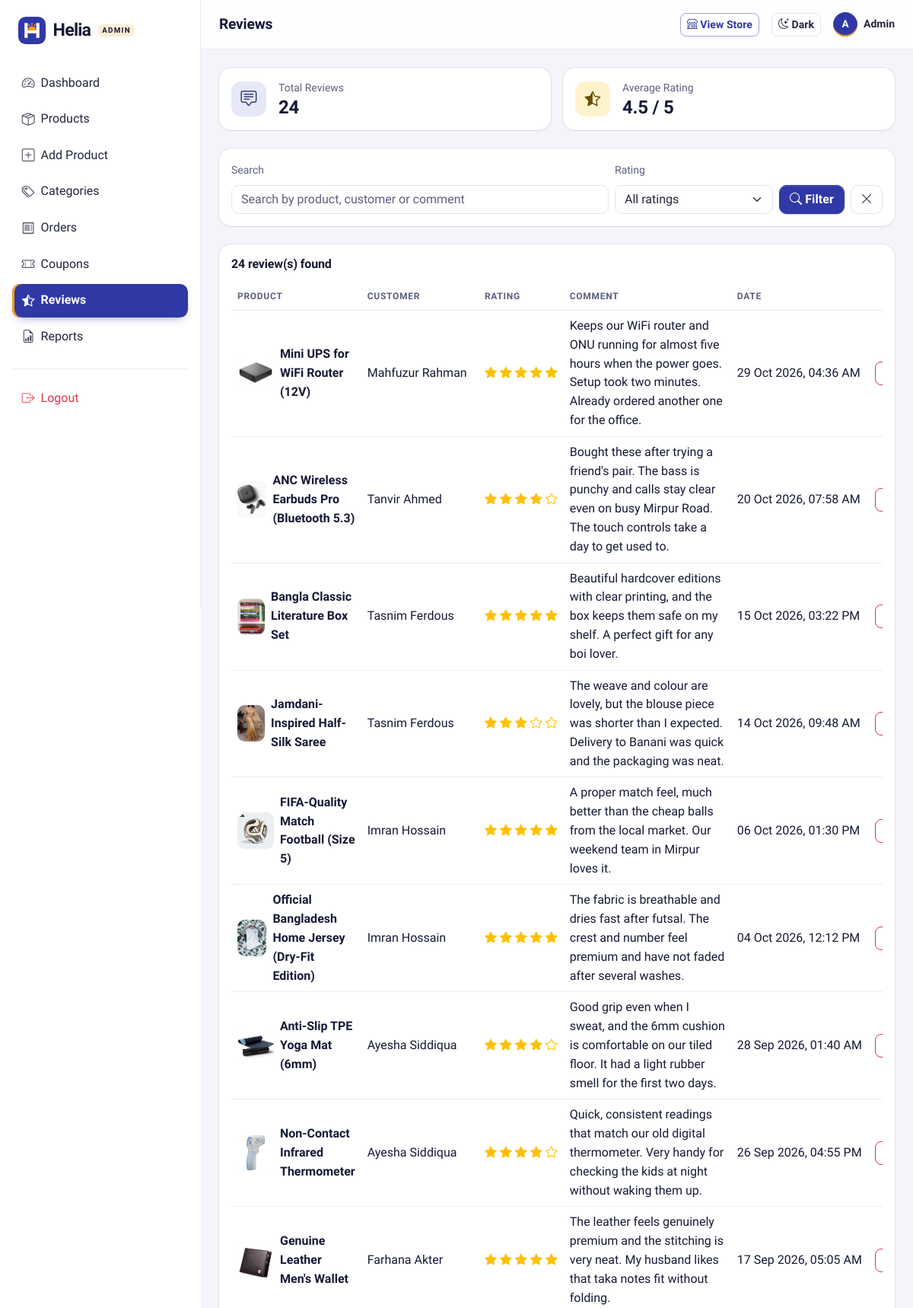
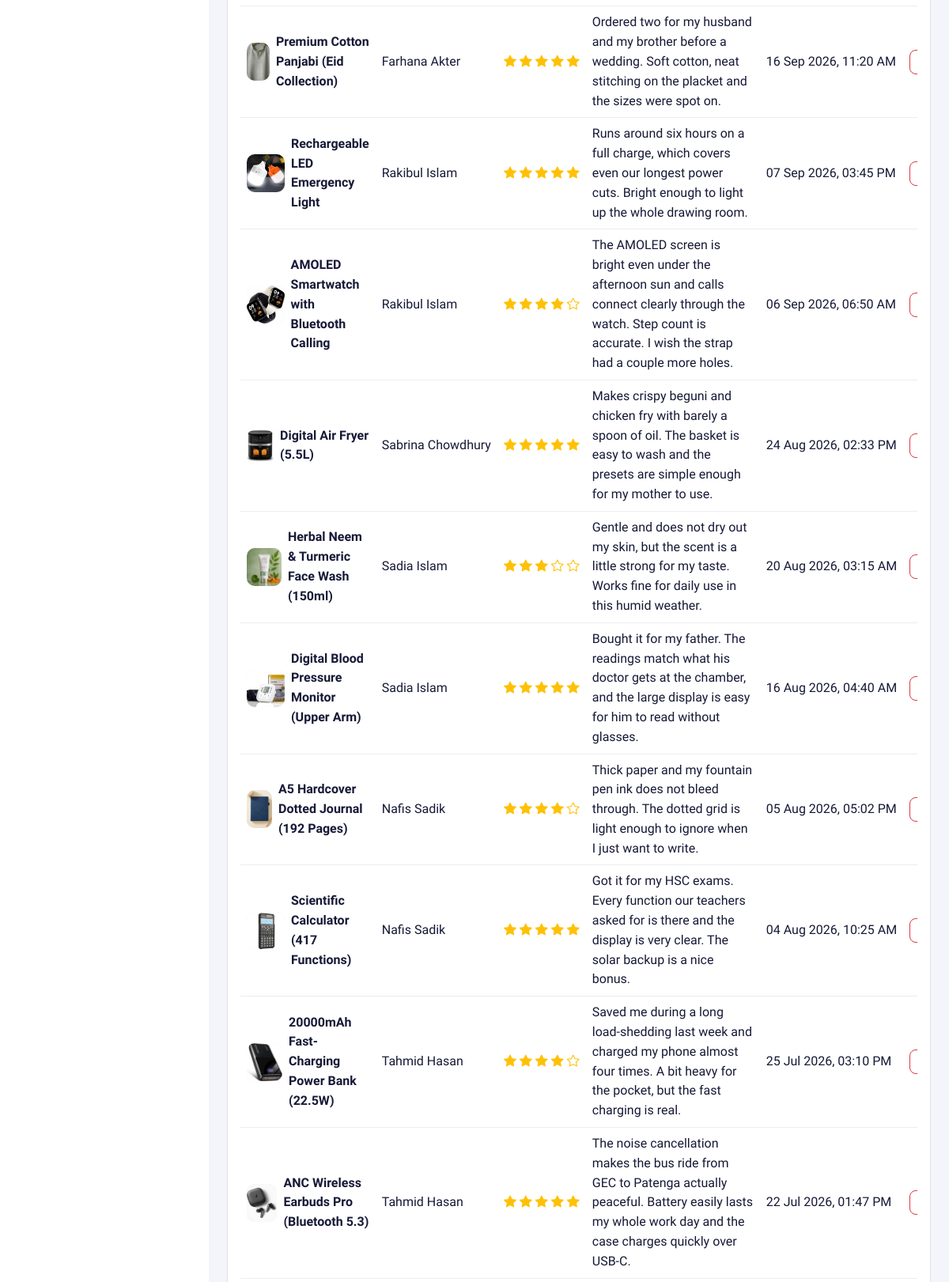
Page /admin/reviews.php (signed in, upper part) on the committed database (2 pictures, top to bottom).
### tables this page shows
CREATE TABLE `reviews` (
  `id` int(11) NOT NULL,
  `product_id` int(11) NOT NULL,
  `user_name` varchar(100) NOT NULL,
  `rating` int(11) NOT NULL CHECK (`rating` between 1 and 5),
  `comment` text NOT NULL,
  `created_at` timestamp NOT NULL DEFAULT current_timestamp()
);

CREATE TABLE `products` (
  `id` int(11) NOT NULL,
  `category_id` int(11) DEFAULT NULL,
  `name` varchar(150) NOT NULL,
  `description` text DEFAULT NULL,
  `price` decimal(10,2) NOT NULL,
  `stock` int(11) NOT NULL DEFAULT 0,
  `color_variants` varchar(255) DEFAULT '',
  `image` varchar(255) DEFAULT '',
  `is_trending` tinyint(1) DEFAULT 0,
  `created_at` timestamp NOT NULL DEFAULT current_timestamp()
);

### config/db.php (called while the page is built, shortened)
<?php
function e($value)
{
    return htmlspecialchars((string) $value, ENT_QUOTES, 'UTF-8');
}

### admin/reviews.php (the view, shortened to what this page needs)
<?php
require_once '../config/db.php';
require_once '../includes/product_helpers.php';
$search = trim($_GET['search'] ?? '');
$sql = 'SELECT reviews.*, products.name AS product_name, products.image AS product_image
        FROM reviews
        JOIN products ON products.id = reviews.product_id
        WHERE 1 = 1';
$params = [];
$sql .= ' ORDER BY reviews.created_at DESC, reviews.id DESC';
$stmt = $pdo->prepare($sql);
$stmt->execute($params);
$reviews = $stmt->fetchAll();
$stats = $pdo->query('SELECT COUNT(*) AS total, COALESCE(AVG(rating), 0) AS average FROM reviews')->fetch();
require_once 'includes/header.php';
?>
<div class="row g-3 mb-4">
    <div class="col-sm-6">
        <div class="card border-0 shadow-sm h-100">
            <div class="card-body d-flex align-items-center gap-3">
                <div class="stat-icon bg-primary-subtle text-primary-emphasis"><i class="bi bi-chat-square-text"></i></div>
                <div>
                    <div class="small text-body-secondary">Total Reviews</div>
                    <div class="h4 fw-bold mb-0"><?= $stats['total'] ?></div>
                </div>
            </div>
        </div>
    </div>
    <div class="col-sm-6">
        <div class="card border-0 shadow-sm h-100">
            <div class="card-body d-flex align-items-center gap-3">
                <div class="stat-icon bg-warning-subtle text-warning-emphasis"><i class="bi bi-star-half"></i></div>
                <div>
                    <div class="small text-body-secondary">Average Rating</div>
                    <div class="h4 fw-bold mb-0"><?= number_format($stats['average'], 1) ?> / 5</div>
                </div>
            </div>
        </div>
    </div>
</div>
<div class="card border-0 shadow-sm mb-4">
    <div class="card-body">
        <form method="get" class="row g-2 align-items-end">
            <div class="col-md-7">
                <label for="search" class="form-label small text-body-secondary">Search</label>
                <input type="text" class="form-control" id="search" name="search" placeholder="Search by product, customer or comment" value="<?= e($search) ?>">
            </div>
            <div class="col-sm-6 col-md-3">
                <label for="rating" class="form-label small text-body-secondary">Rating</label>
                <select class="form-select" id="rating" name="rating">
                    <option value="">All ratings</option>
                </select>
            </div>
            <div class="col-sm-6 col-md-2 d-flex gap-2">
                <button type="submit" class="btn btn-primary flex-grow-1"><i class="bi bi-search"></i> Filter</button>
                <a href="reviews.php" class="btn btn-outline-secondary" title="Reset filters"><i class="bi bi-x-lg"></i></a>
            </div>
        </form>
    </div>
</div>
<div class="card border-0 shadow-sm">
    <div class="card-body">
        <h2 class="h6 fw-semibold mb-3"><?= count($reviews) ?> review(s) found</h2>
        <div class="table-responsive">
            <table class="table table-hover align-middle mb-0">
                <thead>
                    <tr>
                        <th>Product</th>
                        <th>Customer</th>
                        <th>Rating</th>
                        <th>Comment</th>
                        <th>Date</th>
                        <th class="text-end">Action</th>
                    </tr>
                </thead>
                <tbody>
                    <?php foreach ($reviews as $review): ?>
                        <tr>
                            <td>
                                <div class="d-flex align-items-center gap-2">
                                    <?= renderProductImage($review['product_image'], $review['product_name'], 'product-thumb', 'sm', '../') ?>
                                    <span class="fw-semibold"><?= e($review['product_name']) ?></span>
                                </div>
                            </td>
                            <td class="text-nowrap"><?= e($review['user_name']) ?></td>
                            <td class="text-nowrap text-warning">
                                <?php for ($i = 1; $i <= 5; $i++): ?>
                                    <i class="bi <?= $i <= $review['rating'] ? 'bi-star-fill' : 'bi-star' ?>"></i>
                                <?php endfor; ?>
                            </td>
                            <td class="review-comment"><?= nl2br(e($review['comment'])) ?></td>
                            <td class="text-nowrap"><?= date('d M Y, h:i A', strtotime($review['created_at'])) ?></td>
                            <td class="text-end">
                                <form method="post" class="d-inline" onsubmit="return confirm('Delete this review?');">
                                    <button type="submit" class="btn btn-sm btn-outline-danger text-nowrap">
                                    </button>
                                </form>
                            </td>
                        </tr>
                    <?php endforeach; ?>
                </tbody>
            </table>
        </div>
    </div>
</div>
<?php require_once 'includes/footer.php'; ?>

### includes/product_helpers.php (shortened to what this page needs)
<?php
function productImageExists($image)
{
    $image = trim((string) $image);
    return is_file(dirname(__DIR__) . '/' . $image);
}
function renderProductImage($image, $alt = '', $class = '', $size = 'md', $pathPrefix = '', $lazy = true)
{
    $class = trim((string) $class);
    $alt = (string) $alt;
    if (productImageExists($image)) {
        return '<img src="' . e($pathPrefix . trim((string) $image)) . '" alt="' . e($alt) . '"'
            . ($class !== '' ? ' class="' . e($class) . '"' : '')
            . ($lazy ? ' loading="lazy"' : '') . '>';
    }
    $classes = 'photo-empty photo-empty-' . $size . ($class !== '' ? ' ' . $class : '');
    $label = $alt !== '' ? ' role="img" aria-label="' . e('No photo of ' . $alt) . '"' : ' aria-hidden="true"';
    return '<div class="' . e($classes) . '"' . $label . '>'
        . '<i class="bi bi-image" aria-hidden="true"></i>'
        . '<span>No Photo</span>'
        . '</div>';
}

### assets/css/theme.css (style rules this page uses)
:root, [data-bs-theme=light] { --helia-neel: #3038a6; --helia-neel-rgb: 48, 56, 166; --helia-neel-hover: #262c8c; --helia-neel-deep: #1b1f5c; --helia-neel-deep-rgb: 27, 31, 92; --helia-marigold: #f6a019; --helia-marigold-rgb: 246, 160, 25; --helia-marigold-ink: #3d2500; --helia-canvas: #f4f5fa; --helia-line: rgba(22, 25, 54, 0.08); --helia-line-strong: rgba(22, 25, 54, 0.14); --helia-shadow-sm: 0 0 0 1px var(--helia-line), 0 1px 2px rgba(22, 25, 54, 0.05); --helia-shadow-md: 0 0 0 1px var(--helia-line), 0 8px 20px -10px rgba(22, 25, 54, 0.18); --helia-shadow-lg: 0 0 0 1px var(--helia-line-strong), 0 22px 40px -18px rgba(27, 31, 92, 0.32); --helia-display: 'Anek Bangla', 'Hind Siliguri', system-ui, -apple-system, 'Segoe UI', Roboto, Arial, sans-serif; --helia-mark-tile: #3038a6; --helia-mark-glyph: #ffffff; --helia-mark-sun: #f6a019; --cat-electronics: #3b5bdb; --cat-sports: #2b8a3e; --cat-fashion: #c2255c; --cat-home: #d9480f; --cat-books: #0b7285; --cat-health: #6741d9; --cat-all: #3038a6; --cat-default: #5b6080; --bs-body-font-family: 'Hind Siliguri', system-ui, -apple-system, 'Segoe UI', Roboto, 'Helvetica Neue', Arial, sans-serif; --bs-body-line-height: 1.55; --bs-body-color: #22253f; --bs-body-color-rgb: 34, 37, 63; --bs-emphasis-color: #161936; --bs-emphasis-color-rgb: 22, 25, 54; --bs-secondary-color: #5b6080; --bs-secondary-color-rgb: 91, 96, 128; --bs-tertiary-color: rgba(91, 96, 128, 0.72); --bs-tertiary-color-rgb: 91, 96, 128; --bs-secondary-bg: #ebedf5; --bs-secondary-bg-rgb: 235, 237, 245; --bs-tertiary-bg: #f4f5fa; --bs-tertiary-bg-rgb: 244, 245, 250; --bs-border-color: #e2e4ee; --bs-border-color-translucent: rgba(22, 25, 54, 0.1); --bs-primary: #3038a6; --bs-primary-rgb: 48, 56, 166; --bs-primary-text-emphasis: #1f2470; --bs-primary-bg-subtle: #e6e8f8; --bs-primary-border-subtle: #c3c7ee; --bs-link-color: #3038a6; --bs-link-color-rgb: 48, 56, 166; --bs-link-hover-color: #262c8c; --bs-link-hover-color-rgb: 38, 44, 140; --bs-focus-ring-color: rgba(48, 56, 166, 0.25); --bs-border-radius: 0.625rem; --bs-border-radius-sm: 0.5rem; --bs-border-radius-lg: 0.875rem; --bs-border-radius-xl: 1.25rem; }
body { font-feature-settings: 'kern' 1; -webkit-font-smoothing: antialiased; -moz-osx-font-smoothing: grayscale; text-rendering: optimizeLegibility; }
h1, h2, h3, h4, h5, h6, .h1, .h2, .h3, .h4, .h5, .h6, .display-5, .display-6 { font-family: var(--helia-display); color: var(--bs-emphasis-color); letter-spacing: -0.01em; }
.display-5, .display-6, .h1, h1, .h2, h2, .h3, h3 { font-weight: 700; }
a, .btn, .form-control, .form-select { transition: color 0.15s ease, background-color 0.15s ease, border-color 0.15s ease, box-shadow 0.15s ease; }
.btn { --bs-btn-font-weight: 600; letter-spacing: 0.005em; }
.btn-primary { --bs-btn-color: #fff; --bs-btn-bg: var(--helia-neel); --bs-btn-border-color: var(--helia-neel); --bs-btn-hover-color: #fff; --bs-btn-hover-bg: var(--helia-neel-hover); --bs-btn-hover-border-color: var(--helia-neel-hover); --bs-btn-focus-shadow-rgb: var(--helia-neel-rgb); --bs-btn-active-color: #fff; --bs-btn-active-bg: var(--helia-neel-hover); --bs-btn-active-border-color: var(--helia-neel-hover); --bs-btn-disabled-color: #fff; --bs-btn-disabled-bg: var(--helia-neel); --bs-btn-disabled-border-color: var(--helia-neel); box-shadow: 0 1px 0 rgba(255, 255, 255, 0.12) inset, 0 1px 2px rgba(var(--helia-neel-deep-rgb), 0.25); }
.btn-outline-secondary { --bs-btn-color: var(--bs-body-color); --bs-btn-border-color: var(--bs-border-color); --bs-btn-hover-color: var(--bs-emphasis-color); --bs-btn-hover-bg: var(--bs-secondary-bg); --bs-btn-hover-border-color: var(--helia-line-strong); --bs-btn-active-color: var(--bs-emphasis-color); --bs-btn-active-bg: var(--bs-secondary-bg); --bs-btn-active-border-color: var(--helia-line-strong); }
.form-control, .form-select { border-color: var(--bs-border-color); }
.card { --bs-card-border-radius: 1rem; --bs-card-inner-border-radius: calc(1rem - 1px); --bs-card-border-color: var(--helia-line); }
.shadow-sm { box-shadow: var(--helia-shadow-sm) !important; }
.table { --bs-table-border-color: var(--helia-line); }
.table > thead th { font-size: 0.75rem; font-weight: 600; text-transform: uppercase; letter-spacing: 0.06em; color: var(--bs-secondary-color); border-bottom-color: var(--bs-border-color); white-space: nowrap; }

### rows in the picture
reviews: product.image (picture), product.name "Mini UPS for WiFi Router (12V)", user_name "Mahfuzur Rahman", rating 5 (drawn), comment "Keeps our WiFi router and ONU running for almost five hours when the power goes. Setup took two minutes. Already ordered another one for the office.", created_at "29 Oct 2026, 04:36 AM"
reviews: product.image (picture), product.name "ANC Wireless Earbuds Pro (Bluetooth 5.3)", user_name "Tanvir Ahmed", rating 4 (drawn), comment "Bought these after trying a friend's pair. The bass is punchy and calls stay clear even on busy Mirpur Road. The touch controls take a day to get used to.", created_at "20 Oct 2026, 07:58 AM"
reviews: product.image (picture), product.name "Bangla Classic Literature Box Set", user_name "Tasnim Ferdous", rating 5 (drawn), comment "Beautiful hardcover editions with clear printing, and the box keeps them safe on my shelf. A perfect gift for any boi lover.", created_at "15 Oct 2026, 03:22 PM"
reviews: product.image (picture), product.name "Jamdani-Inspired Half-Silk Saree", user_name "Tasnim Ferdous", rating 3 (drawn), comment "The weave and colour are lovely, but the blouse piece was shorter than I expected. Delivery to Banani was quick and the packaging was neat.", created_at "14 Oct 2026, 09:48 AM"
reviews: product.image (picture), product.name "FIFA-Quality Match Football (Size 5)", user_name "Imran Hossain", rating 5 (drawn), comment "A proper match feel, much better than the cheap balls from the local market. Our weekend team in Mirpur loves it.", created_at "06 Oct 2026, 01:30 PM"
reviews: product.image (picture), product.name "Official Bangladesh Home Jersey (Dry-Fit Edition)", user_name "Imran Hossain", rating 5 (drawn), comment "The fabric is breathable and dries fast after futsal. The crest and number feel premium and have not faded after several washes.", created_at "04 Oct 2026, 12:12 PM"
reviews: product.image (picture), product.name "Anti-Slip TPE Yoga Mat (6mm)", user_name "Ayesha Siddiqua", rating 4 (drawn), comment "Good grip even when I sweat, and the 6mm cushion is comfortable on our tiled floor. It had a light rubber smell for the first two days.", created_at "28 Sep 2026, 01:40 AM"
reviews: product.image (picture), product.name "Non-Contact Infrared Thermometer", user_name "Ayesha Siddiqua", rating 4 (drawn), comment "Quick, consistent readings that match our old digital thermometer. Very handy for checking the kids at night without waking them up.", created_at "26 Sep 2026, 04:55 PM"
reviews: product.image (picture), product.name "Genuine Leather Men's Wallet", user_name "Farhana Akter", rating 5 (drawn), comment "The leather feels genuinely premium and the stitching is very neat. My husband likes that taka notes fit without folding.", created_at "17 Sep 2026, 05:05 AM"
reviews: product.image (picture), product.name "Premium Cotton Panjabi (Eid Collection)", user_name "Farhana Akter", rating 5 (drawn), comment "Ordered two for my husband and my brother before a wedding. Soft cotton, neat stitching on the placket and the sizes were spot on.", created_at "16 Sep 2026, 11:20 AM"
reviews: product.image (picture), product.name "Rechargeable LED Emergency Light", user_name "Rakibul Islam", rating 5 (drawn), comment "Runs around six hours on a full charge, which covers even our longest power cuts. Bright enough to light up the whole drawing room.", created_at "07 Sep 2026, 03:45 PM"
reviews: product.image (picture), product.name "AMOLED Smartwatch with Bluetooth Calling", user_name "Rakibul Islam", rating 4 (drawn), comment "The AMOLED screen is bright even under the afternoon sun and calls connect clearly through the watch. Step count is accurate. I wish the strap had a couple more holes.", created_at "06 Sep 2026, 06:50 AM"
reviews: product.image (picture), product.name "Digital Air Fryer (5.5L)", user_name "Sabrina Chowdhury", rating 5 (drawn), comment "Makes crispy beguni and chicken fry with barely a spoon of oil. The basket is easy to wash and the presets are simple enough for my mother to use.", created_at "24 Aug 2026, 02:33 PM"
reviews: product.image (picture), product.name "Herbal Neem & Turmeric Face Wash (150ml)", user_name "Sadia Islam", rating 3 (drawn), comment "Gentle and does not dry out my skin, but the scent is a little strong for my taste. Works fine for daily use in this humid weather.", created_at "20 Aug 2026, 03:15 AM"
reviews: product.image (picture), product.name "Digital Blood Pressure Monitor (Upper Arm)", user_name "Sadia Islam", rating 5 (drawn), comment "Bought it for my father. The readings match what his doctor gets at the chamber, and the large display is easy for him to read without glasses.", created_at "16 Aug 2026, 04:40 AM"
reviews: product.image (picture), product.name "A5 Hardcover Dotted Journal (192 Pages)", user_name "Nafis Sadik", rating 4 (drawn), comment "Thick paper and my fountain pen ink does not bleed through. The dotted grid is light enough to ignore when I just want to write.", created_at "05 Aug 2026, 05:02 PM"
reviews: product.image (picture), product.name "Scientific Calculator (417 Functions)", user_name "Nafis Sadik", rating 5 (drawn), comment "Got it for my HSC exams. Every function our teachers asked for is there and the display is very clear. The solar backup is a nice bonus.", created_at "04 Aug 2026, 10:25 AM"
reviews: product.image (picture), product.name "20000mAh Fast-Charging Power Bank (22.5W)", user_name "Tahmid Hasan", rating 4 (drawn), comment "Saved me during a long load-shedding last week and charged my phone almost four times. A bit heavy for the pocket, but the fast charging is real.", created_at "25 Jul 2026, 03:10 PM"
reviews: product.image (picture), product.name "ANC Wireless Earbuds Pro (Bluetooth 5.3)", user_name "Tahmid Hasan", rating 5 (drawn), comment "The noise cancellation makes the bus ride from GEC to Patenga actually peaceful. Battery easily lasts my whole work day and the case charges quickly over USB-C.", created_at "22 Jul 2026, 01:47 PM"

### other values in the picture
$tag "ADMIN"
$item[0] "Dashboard"
$item[0] "Products"
$item[0] "Add Product"
$item[0] "Categories"
$item[0] "Orders"
$item[0] "Coupons"
$item[0] "Reviews"
$item[0] "Reports"
$pageTitle "Reviews"
substr($_SESSION['admin_name'], 0, 1) "A"
$_SESSION['admin_name'] "Admin"
$stats['total'] "24"
$stats['average'] "4.5"
count($reviews) "24"
